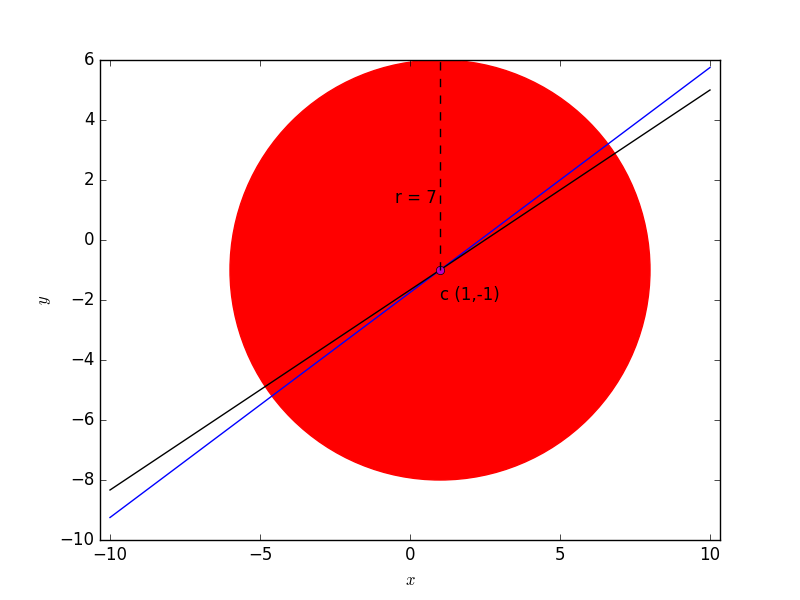

Python code for this plot:
import numpy as np
import matplotlib.pyplot as plt
import math

# Equation of circle

# line1 attributes ==> A1*X = c1
A1 = np.array([3.0,-4.0])
c1 = np.array([7.0])

# line2 attributes ==> A2*X = c2
A2 = np.array([2.0,-3.0])
c2 = np.array([5.0])

# center of the circle is the intersection of the lines
def center():
	A = np.vstack((A1,A2))
	D = np.vstack((c1,c2))
 
 # parallel lines don't intersect
	if(np.linalg.det(A) == 0):
		raise Exception('The given lines are parallel and hence dont intersect')
 # AX = D ==> X = inv(A)*D 
	else:
		X = np.matmul(np.linalg.inv(A),D)
		return X

#center		 
c = center()

#given area in question
area = 49*math.pi

#area = pi*(r^2)
#radius
r = np.sqrt(area/math.pi)

# (x.T)*x - 2c.T*x + c.T*c - r^2 = 0
# General equation of circle
# c - center of circle
# r - radius of circle

def circle():
	print('x.T*x - 2c.T*x + c.T*c - r^2 = 0')
	print('where')
	print('c - ',c)
	print('r - ',r)
	

def line(slope, intercept):
	y = (slope*x) + intercept
	return y
   
x = np.linspace(-10,10,500)

#slopes of given lines
slope1 = -A1[0]/A1[1]
slope2 = -A2[0]/A2[1]

#intercepts of given lines
intercept1 = c1[0]/A1[1]
intercept2 = c2[0]/A2[1]

#line eqations
y1 = line(slope1,intercept1)
y2 = line(slope2,intercept2)

a = [1,1]
b = [-1,6]

#circle equation
circle()

#plot of given lines and circle center
plt.plot(x,y1,'b',x,y2,'k',c[0],c[1],'om')

  
#plot of circle
k=plt.Circle((c[0],c[1]), r , color='r')
plt.gcf().gca().add_artist(k)

plt.text(1,-2,'c (1,-1)')
plt.plot(a,b,'--k')
plt.text(-0.5, 2.5*0.5, 'r = 7')
plt.xlim(-12,12)
plt.ylim(-12,12)
plt.xlabel("$x$")
plt.ylabel("$y$")
plt.axis('equal')
plt.show()
plt.savefig('plot.jpg')	
	
	
